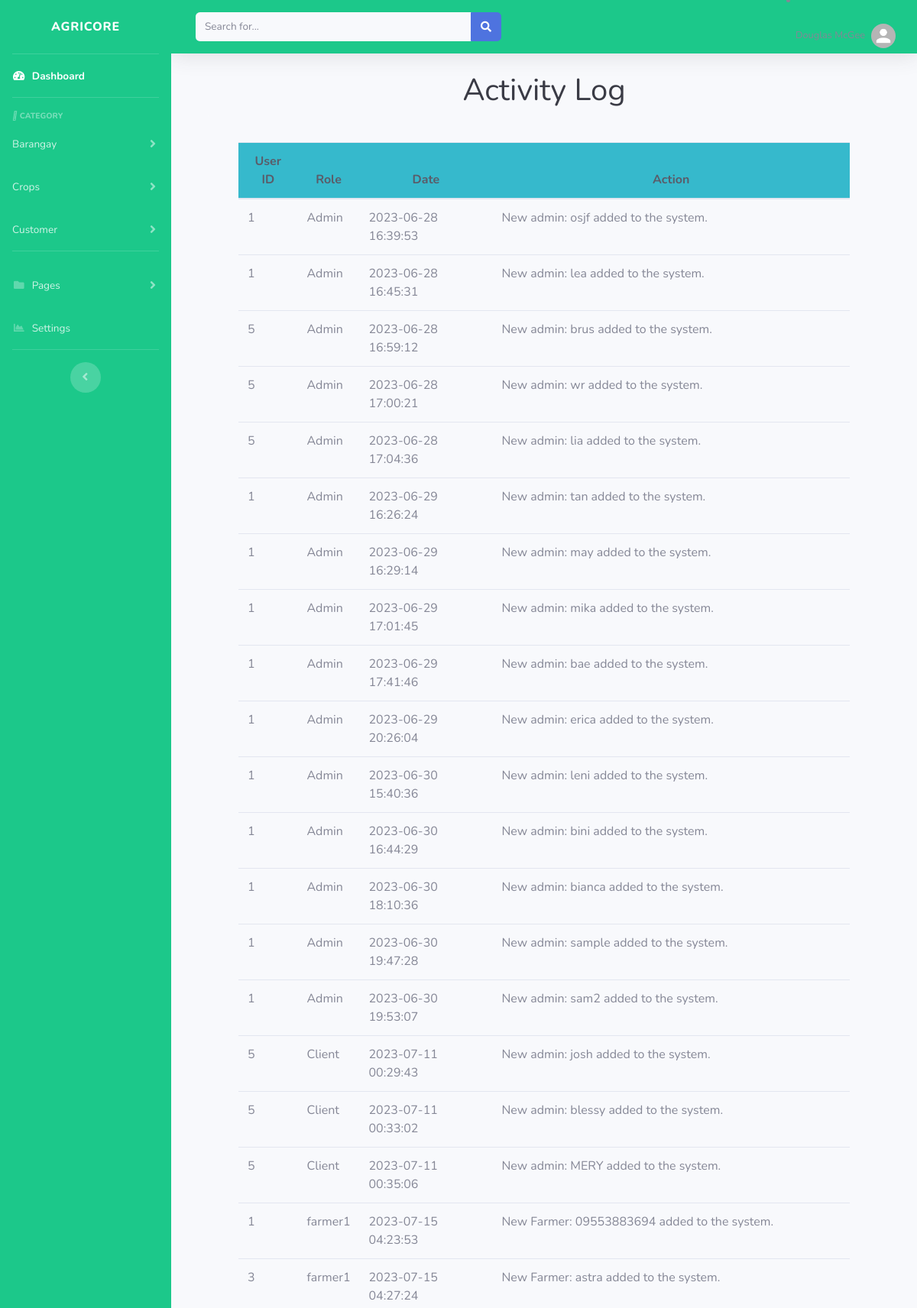
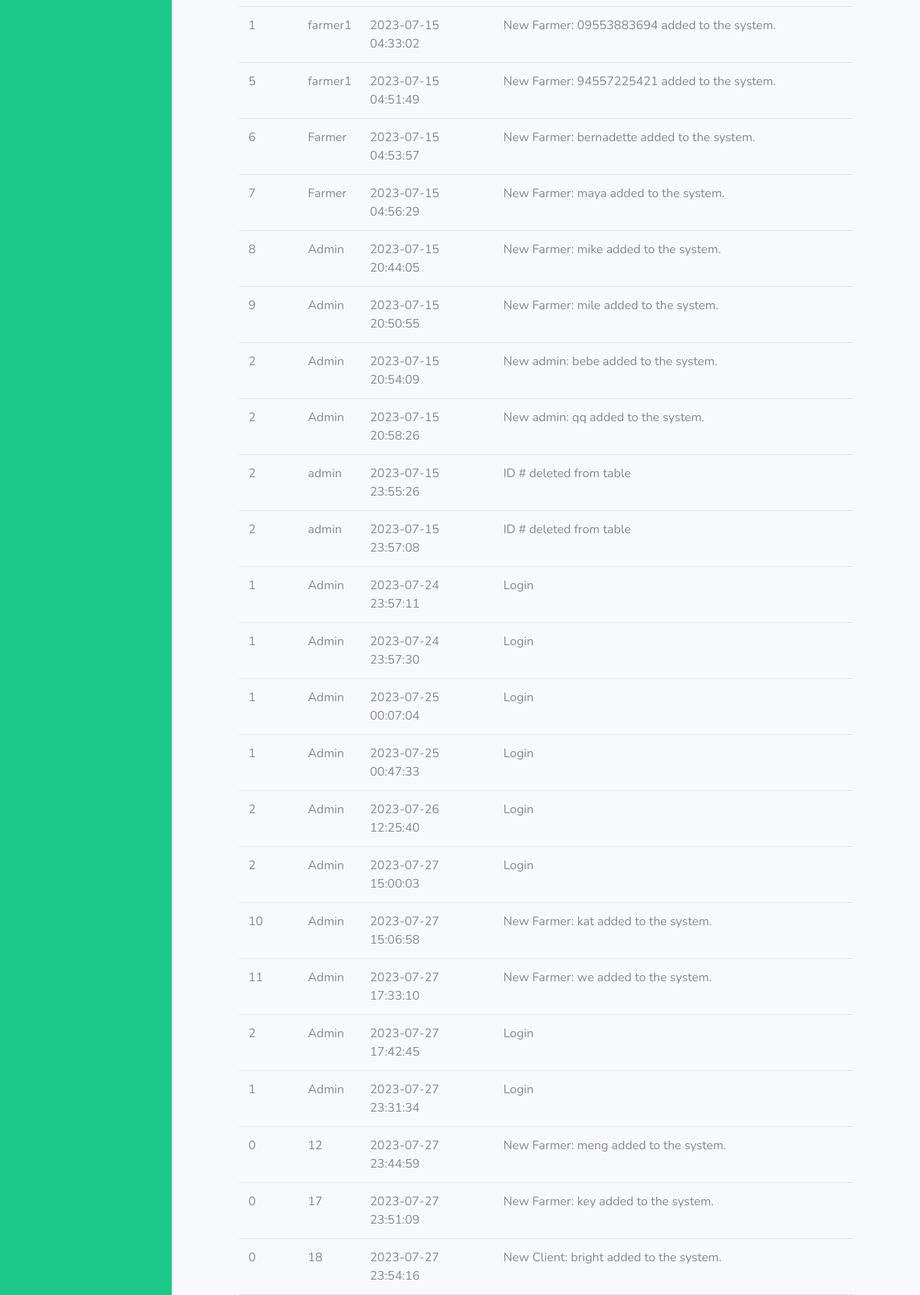
Screenshot of /Client/activityLog.php (signed in, upper part) with the database file from the repository (2 pictures, top to bottom).
### tables this page shows
CREATE TABLE `audit_trail` (
  `id` int(11) NOT NULL,
  `user_id` int(11) NOT NULL,
  `role` varchar(255) NOT NULL,
  `date` datetime NOT NULL DEFAULT current_timestamp(),
  `action` varchar(255) NOT NULL
);

### databaseHandlers/audit_trailFunctions.php (called while the page is built, shortened)
<?php
function getUserLogs($role, $user_id, $pdo)
{
  $stmt = $pdo->prepare("SELECT * FROM audit_trail WHERE `role` = ? AND `user_id` = ? ORDER BY id DESC");
  if ($stmt->execute([$role, $user_id])) {
    if ($stmt->rowCount() > 0) {
      if ($stmt->rowCount() > 0) {
        return $stmt->fetchAll();
      }
    }
  }
}

### Client/activityLog.php (the view, shortened to what this page needs)
<?php
include('includes/header.php');
$logs = getUserLogs('admin', $_SESSION['id'], $pdo);
?>
<div class="container-fluid">
    <h1 class="text-center text-gray-900">Activity Log</h1>
    <div class="container-fluid">
        <div class="card-shadow mb-6">
            <div class="card-header  py-3">
                <div class="card-body ">
                    <div class="table-responsive ">
                        <table class="table table-hover" id="dataTable" width="100%" cellspacing="0">
                            <thead class= "bg-info text-center text-dark">
                                <tr>
                                    <th>User ID </th>
                                    <th>Role </th>
                                    <th>Date </th>
                                    <th>Action</th>
                                </tr>
                            </thead>
                            <tbody>
                                <?php
                                include_once('../config.php');
                                $stmt = $pdo -> prepare("SELECT * FROM audit_trail");
                                $stmt -> execute();
                                $logs = $stmt ->fetchAll();
                                foreach($logs as $log)
                                {
                                    ?>
                                    <tr>
                                        <td>
                                            <?php echo $log['user_id'];?>
                                        </td>
                                        <td>
                                            <?php echo $log['role'];?>
                                        </td>
                                        <td>
                                            <?php echo $log['date'];?>
                                        </td>
                                        <td>
                                            <?php echo $log['action'];?>
                                        </td>
                                    </tr>
                                    <?php
                                }
                                    ?>
                        </table>
                    </div>
                </div>
            </div>
        </div>
    </div>
</div>
<?php
include('includes/footer.php')
?>

### Client/includes/header.php (shortened to what this page needs)
<?php
include '../config.php';
  include_once('../databaseHandlers/audit_trailFunctions.php');
?>
<!DOCTYPE html>
<html lang="en">
<head>
    <link href="vendor/fontawesome-free/css/all.min.css" rel="stylesheet" type="text/css">
    <link href="css/sb-admin-2.min.css" rel="stylesheet">
    <link rel="stylesheet" href="https://stackpath.bootstrapcdn.com/font-awesome/4.7.0/css/font-awesome.min.css">
</head>
<body id="page-top">
    <div id="wrapper">
<ul class="navbar-nav bg-gradient-success sidebar sidebar-dark accordion " id="accordionSidebar">
    <a class="sidebar-brand  d-flex align-items-center justify-content-center" href="dashboard.php">
        <div class="sidebar-brand-text mx-3">AgriCore</div>
    </a>
    <hr class="sidebar-divider my-0">
    <li class="nav-item active">
        <a class="nav-link" href="dashboard.php">
            <i class="fas fa-fw fa-tachometer-alt"></i>
            <span>Dashboard</span>
        </a>
    </li>
    <hr class="sidebar-divider">
    <div class="sidebar-heading">
        <i class="fa-regular fa-user"></i>
        CATEGORY
    </div>
    <li class="nav-item">
        <a class="nav-link collapsed" href="#" data-toggle="collapse" data-target="#collapseAdmin" aria-expanded="true" aria-controls="collapseAdmin">
            <span>Barangay</span>
        </a>
    </li>
    <li class="nav-item">
        <a class="nav-link collapsed" href="#" data-toggle="collapse" data-target="#collapseTwo"aria-expanded="true" aria-controls="collapseTwo">
            <span>Crops</span>
        </a>
    </li>
    <li class="nav-item">
        <a class="nav-link collapsed" href="#" data-toggle="collapse" data-target="#collapseUtilities"aria-expanded="true" aria-controls="collapseUtilities">
            <span>Customer</span>
        </a>
    </li>
    <hr class="sidebar-divider">
            <li class="nav-item">
                <a class="nav-link collapsed" href="#" data-toggle="collapse" data-target="#collapsePages"
                    aria-expanded="true" aria-controls="collapsePages">
                    <i class="fas fa-fw fa-folder"></i>
                    <span>Pages</span>
                </a>
            </li>
            <li class="nav-item">
                <a class="nav-link" href="x">
                    <i class="fas fa-fw fa-chart-area"></i>
                    <span>Settings</span></a>
            </li>
            <hr class="sidebar-divider d-none d-md-block">
            <div class="text-center d-none d-md-inline">
                <button class="rounded-circle border-0" id="sidebarToggle"></button>
            </div>
        </ul>
        <div id="content-wrapper" class="d-flex flex-column ">
            <div id="content">
                <nav class="navbar navbar-expand navbar-success bg-success topbar mb-4 static-top shadow ">
                    <form
                        class="d-none d-sm-inline-block form-inline mr-auto ml-md-3 my-2 my-md-0 mw-100 navbar-search">
                        <div class="input-group">
                            <input type="text" class="form-control bg-light border-0 small" placeholder="Search for..."
                                aria-label="Search" aria-describedby="basic-addon2">
                            <div class="input-group-append">
                                <button class="btn btn-primary" type="button">
                                    <i class="fas fa-search fa-sm"></i>
                                </button>
                            </div>
                        </div>
                    </form>
                        <li class="nav-item dropdown no-arrow right">
                            <a class="nav-link dropdown-toggle" href="#" id="userDropdown" role="button"
                                data-toggle="dropdown" aria-haspopup="true" aria-expanded="false">
                                <span class="mr-2 d-none d-lg-inline text-gray-600 small">
                                    Douglas McGee</span>
                                <img class="img-profile rounded-circle"
                                    src="assets/profile-placeholder.jpg">
                            </a>
                        </li>
                </nav>

### Client/includes/footer.php (shortened to what this page needs)
    </body>
</html>

### rows the page displays
audit_trail: user "1", role "Admin", date "2023-06-28 16:39:53", action "New admin: osjf added to the system."
audit_trail: user "1", role "Admin", date "2023-06-28 16:45:31", action "New admin: lea added to the system."
audit_trail: user "5", role "Admin", date "2023-06-28 16:59:12", action "New admin: brus added to the system."
audit_trail: user "5", role "Admin", date "2023-06-28 17:00:21", action "New admin: wr added to the system."
audit_trail: user "5", role "Admin", date "2023-06-28 17:04:36", action "New admin: lia added to the system."
audit_trail: user "1", role "Admin", date "2023-06-29 16:26:24", action "New admin: tan added to the system."
audit_trail: user "1", role "Admin", date "2023-06-29 16:29:14", action "New admin: may added to the system."
audit_trail: user "1", role "Admin", date "2023-06-29 17:01:45", action "New admin: mika added to the system."
audit_trail: user "1", role "Admin", date "2023-06-29 17:41:46", action "New admin: bae added to the system."
audit_trail: user "1", role "Admin", date "2023-06-29 20:26:04", action "New admin: erica added to the system."
audit_trail: user "1", role "Admin", date "2023-06-30 15:40:36", action "New admin: leni added to the system."
audit_trail: user "1", role "Admin", date "2023-06-30 16:44:29", action "New admin: bini added to the system."
audit_trail: user "1", role "Admin", date "2023-06-30 18:10:36", action "New admin: bianca added to the system."
audit_trail: user "1", role "Admin", date "2023-06-30 19:47:28", action "New admin: sample added to the system."
audit_trail: user "1", role "Admin", date "2023-06-30 19:53:07", action "New admin: sam2 added to the system."
audit_trail: user "5", role "Client", date "2023-07-11 00:29:43", action "New admin: josh added to the system."
audit_trail: user "5", role "Client", date "2023-07-11 00:33:02", action "New admin: blessy added to the system."
audit_trail: user "5", role "Client", date "2023-07-11 00:35:06", action "New admin: MERY added to the system."
audit_trail: user "1", role "farmer1", date "2023-07-15 04:23:53", action "New Farmer: 09553883694 added to the system."
audit_trail: user "3", role "farmer1", date "2023-07-15 04:27:24", action "New Farmer: astra added to the system."
audit_trail: user "1", role "farmer1", date "2023-07-15 04:33:02", action "New Farmer: 09553883694 added to the system."
audit_trail: user "5", role "farmer1", date "2023-07-15 04:51:49", action "New Farmer: 94557225421 added to the system."
audit_trail: user "6", role "Farmer", date "2023-07-15 04:53:57", action "New Farmer: bernadette added to the system."
audit_trail: user "7", role "Farmer", date "2023-07-15 04:56:29", action "New Farmer: maya added to the system."
audit_trail: user "8", role "Admin", date "2023-07-15 20:44:05", action "New Farmer: mike added to the system."
audit_trail: user "9", role "Admin", date "2023-07-15 20:50:55", action "New Farmer: mile added to the system."
audit_trail: user "2", role "Admin", date "2023-07-15 20:54:09", action "New admin: bebe added to the system."
audit_trail: user "2", role "Admin", date "2023-07-15 20:58:26", action "New admin: qq added to the system."
audit_trail: user "2", role "admin", date "2023-07-15 23:55:26", action "ID # deleted from table"
audit_trail: user "2", role "admin", date "2023-07-15 23:57:08", action "ID # deleted from table"
audit_trail: user "1", role "Admin", date "2023-07-24 23:57:11", action "Login"
audit_trail: user "1", role "Admin", date "2023-07-24 23:57:30", action "Login"
audit_trail: user "1", role "Admin", date "2023-07-25 00:07:04", action "Login"
audit_trail: user "1", role "Admin", date "2023-07-25 00:47:33", action "Login"
audit_trail: user "2", role "Admin", date "2023-07-26 12:25:40", action "Login"
audit_trail: user "2", role "Admin", date "2023-07-27 15:00:03", action "Login"
audit_trail: user "10", role "Admin", date "2023-07-27 15:06:58", action "New Farmer: kat added to the system."
audit_trail: user "11", role "Admin", date "2023-07-27 17:33:10", action "New Farmer: we added to the system."
audit_trail: user "2", role "Admin", date "2023-07-27 17:42:45", action "Login"
audit_trail: user "1", role "Admin", date "2023-07-27 23:31:34", action "Login"
audit_trail: user "0", role "12", date "2023-07-27 23:44:59", action "New Farmer: meng added to the system."
audit_trail: user "0", role "17", date "2023-07-27 23:51:09", action "New Farmer: key added to the system."
audit_trail: user "0", role "18", date "2023-07-27 23:54:16", action "New Client: bright added to the system."
